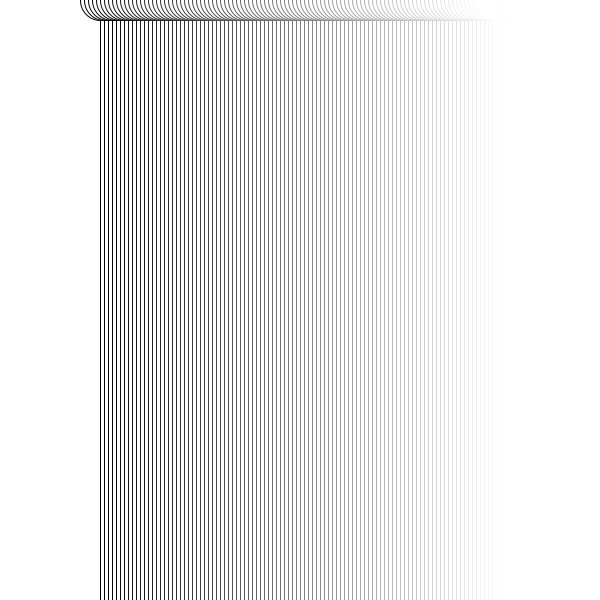
Frame 1 (no input)
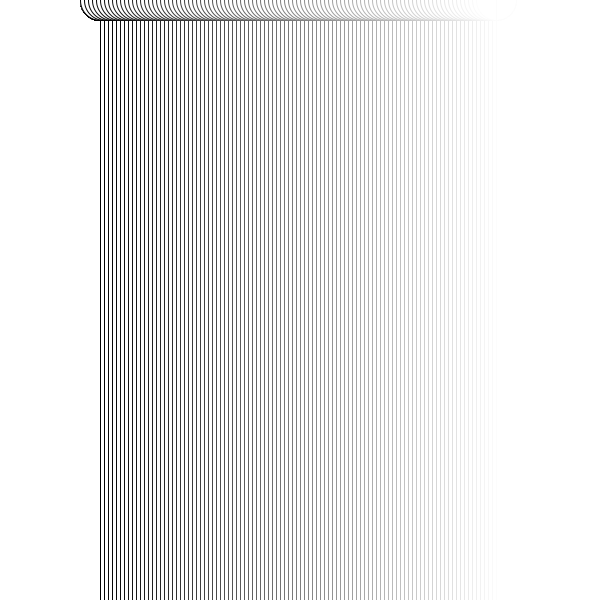
Frame 60 (the mouse pressed at the canvas centre just before this capture)
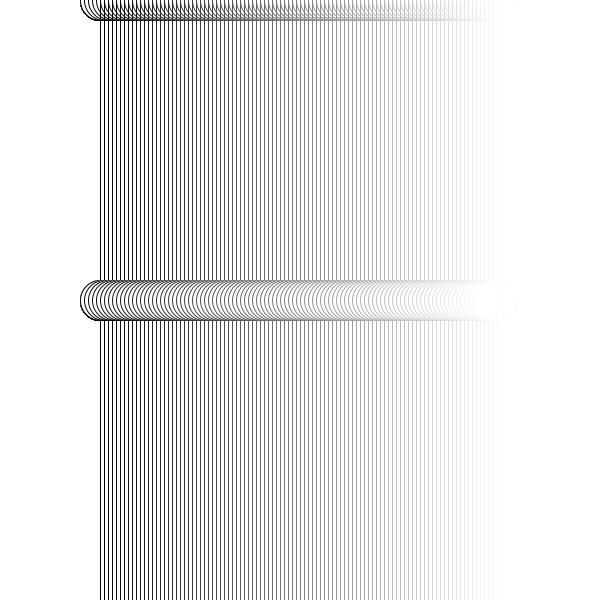
Frame 120 (the mouse held since frame 60 and released just before this capture)

The Processing sketch that drew these frames (run headless with seeded random() and noise(); from frame 60 on, the mouse is pressed at the canvas centre):

// Processing sketch: howtousemap
// ── howtousemap.pde
//loops notes

//while looping 
//if (ishungry)

//eatDinner();
//doHomework();



// while (before10PM){
  // haveCodeClass(); } 
  
  //as long as "before10PM" is false, "haveCodeClass" will continue to loop 
  
  //int iter = 0; 
  //while (iter<10){
  //  iter++; 
  //}
  
  //"FOR" loops, the variable to track is "iter"
  //some condition related to the varialbe --> iter < 10
  //variable change --> iter++
  
  //for(int i=0; i<10; i++) (no semicolon) {
    // } 
  
  //
  
  
  
  void setup(){
    size(600,600);
    
    int i = 0; 
     background(255);
    while(i<20){
      println("i have asked you for help" + i + "times!!!"); 
      i++;
    }
  }
  
  void draw(){
   int i = 0; 
   while(i<100){
     stroke(map(i, 0, 100, 0, 255)); 
     float x = map(i, 0, 100, 100, width-100); 
     ellipse(x, mouseY, 40, 40); 
     line(x, 0, x, height); 
     i++; 
   }
   
  }
